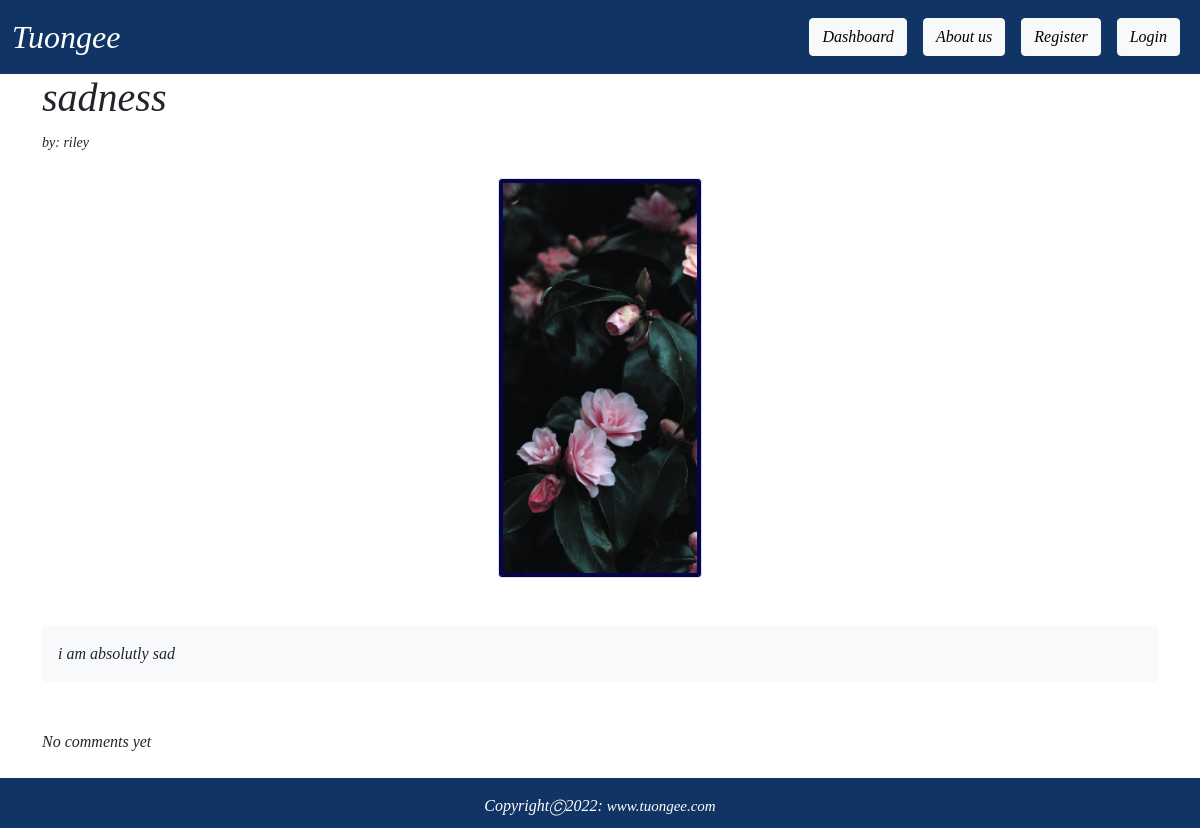
/article/23, run on the app's committed database.
### picblog/models.py (models this page shows, shortened)
class Post(models.Model):
    title= models.CharField(max_length=255)
    author= models.ForeignKey(User, on_delete=models.CASCADE)
    body = models.TextField()
    header_image = models.ImageField(upload_to="images/")

### picblog/views.py (the view)
# urls.py: path('article/<int:pk>',PostDetailView.as_view(),name="post"),
class PostDetailView(DetailView):
    model=Post
    template_name='post.html'

### picblog/templates/post.html (shortened to what this page needs)
{% extends "base.html" %} {% block content %}
<h1>{{post.title}}</h1>
<small>by: {{post.author.username}}</small>
<br />
<br />
<div class="text-center">
	<img
		class="img-thumbnail"
		src="{{ post.header_image.url }}"
		style="max-width: 25rem; height: 25rem; background-color: rgb(5, 4, 77);"
	/>
</div>
<br />
<br />
<body>
	<div class="bg-light p-3 rounded">{{post.body}}</div>
</body>
<br />
<br />
{% if not post.comments.all %} No comments yet {% endif %}
<br />
<br />
{% endblock %}

### picblog/templates/base.html (style rules this page uses)
* { font-family: 'Vollkorn', serif; font-style: italic; }

### data on the page
Post: title "sadness", author.username "riley", header_image (picture), body "i am absolutly sad"
